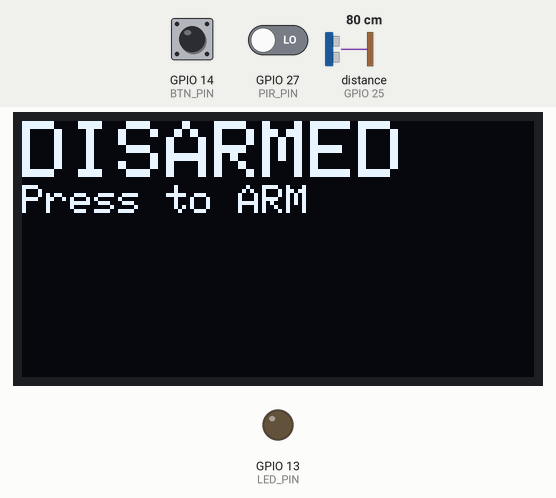
This sketch was run on a simulated ESP32. Shown: 128×64 one-colour display, output pins drawn as LEDs (lit = HIGH). Wiring (inferred from the names in the program): ultrasonic range finder: trigger GPIO 26; echo GPIO 25. Dashed ring = blinking. The test bench sets the inputs (shaded band); at power-on: GPIO 14 (BTN_PIN) HIGH, GPIO 27 (PIR_PIN) LOW, distance to the obstacle (sensor on GPIO 25) 80 cm. The echo pulse lasts 58.3 µs per cm; pins used as bus, display or sensor lines are not drawn; what the sketch prints to the serial monitor is not drawn.

Above: at 1.2 s.
1.3 s: GPIO 14 (BTN_PIN) pulled LOW for 0.15 s
At 2.5 s:
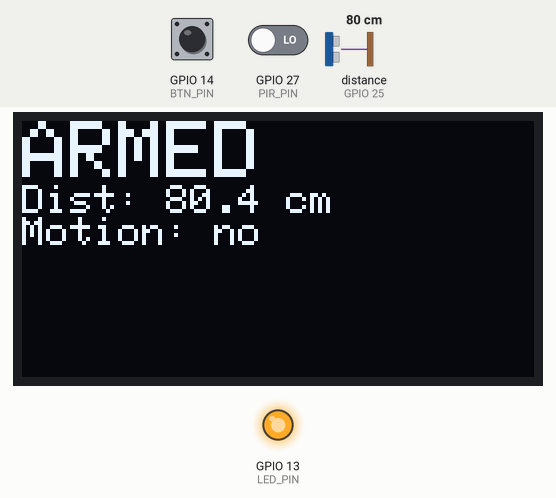
3.0 s: GPIO 27 (PIR_PIN) driven HIGH
At 3.7 s:
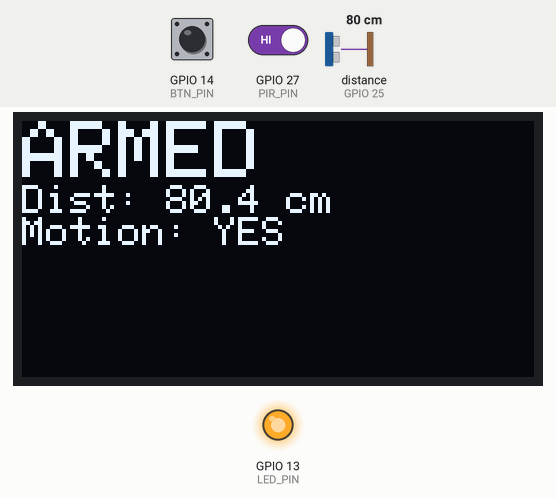
4.5 s: distance to the obstacle (sensor on GPIO 25) set to 31 cm
At 6.2 s:
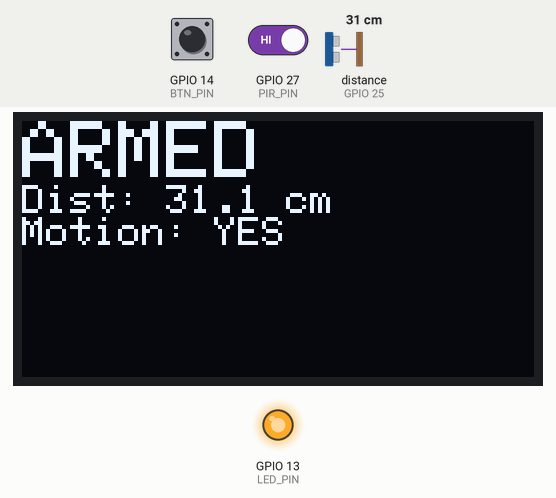
6.5 s: distance to the obstacle (sensor on GPIO 25) set to 26 cm
At 7.33 s:
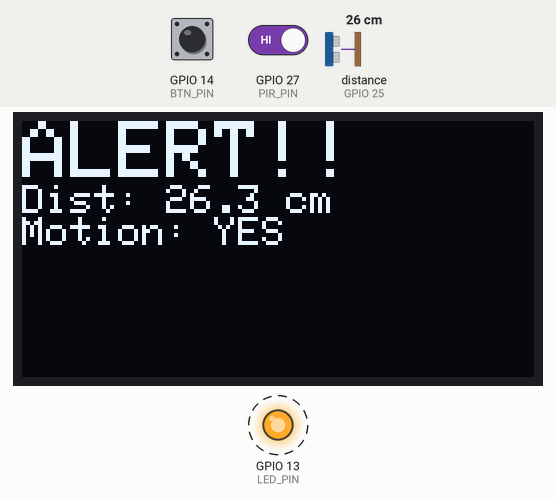
8.9 s: GPIO 27 (PIR_PIN) driven LOW
At 10.93 s:
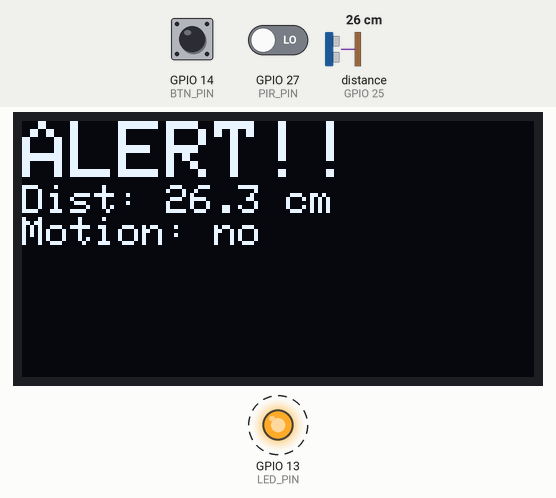
11.9 s: GPIO 14 (BTN_PIN) pulled LOW for 1 s
At 11.93 s:
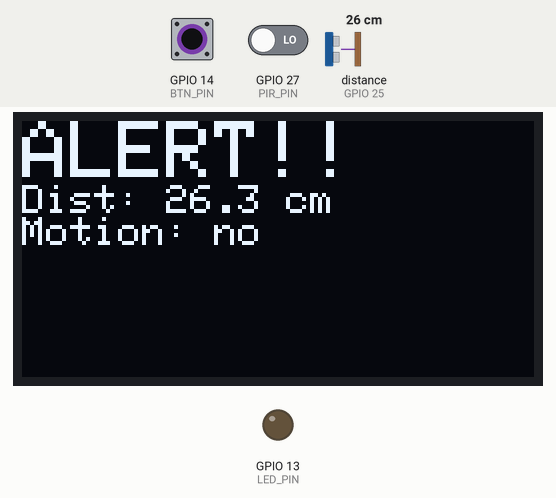
Timing chart, 0 to 14.9 s (numbered marks = the images above; inputs shaded):
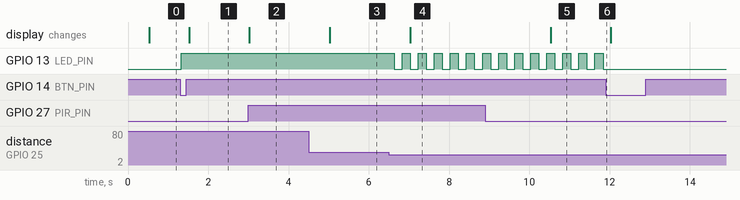

The sketch:

ALERT_SYSTEM_WITH_7SEG.ino
```cpp
#include <Arduino.h>
#include <SPI.h>
#include <Wire.h>
#include <Adafruit_GFX.h>
#include <Adafruit_SSD1306.h>

// -------------------- Pin Mapping --------------------
const int LED_PIN  = 13;   // External LED
const int BTN_PIN  = 14;   // Button to GND (INPUT_PULLUP)
const int PIR_PIN  = 27;   // HC-SR501 OUT
const int TRIG_PIN = 26;   // HC-SR04 TRIG
const int ECHO_PIN = 25;   // HC-SR04 ECHO (through voltage divider)

// -------------------- OLED --------------------
#define SCREEN_WIDTH    128
#define SCREEN_HEIGHT   64
#define OLED_RESET      -1
#define SCREEN_ADDRESS  0x3C

Adafruit_SSD1306 display(SCREEN_WIDTH, SCREEN_HEIGHT, &Wire, OLED_RESET);

// -------------------- Button Debounce --------------------
int lastBtn = HIGH;
unsigned long lastChangeMs = 0;
const unsigned long debounceMs = 30;

// -------------------- Ultrasonic Settings --------------------
const unsigned long ECHO_TIMEOUT_US = 30000;  // 30ms timeout
const unsigned long ULTRA_PERIOD_MS = 200;    // measure every 200ms
const float THRESHOLD_CM = 30.0f;             // alert threshold

// -------------------- PIR / Motion --------------------
int pirPrev = LOW;                             // for rising edge debug (optional)
unsigned long lastMotionMs = 0;                // last time PIR was HIGH (or we saw motion)
const unsigned long MOTION_HOLD_MS = 1500;     // keep "motion relevant" for 1.5s

// -------------------- System State --------------------
enum SystemState {
  DISARMED,
  ARMED,
  ALERT
};

SystemState state = DISARMED;

// -------------------- Shared Runtime Data --------------------
float distanceCm = 999.0f;
unsigned long lastUltraMs = 0;

unsigned long lastBlinkMs = 0;
const unsigned long BLINK_PERIOD_MS = 200;

unsigned long lastTimeoutPrintMs = 0;
const unsigned long TIMEOUT_PRINT_PERIOD_MS = 1000;

unsigned long lastUIupdateMs = 0;
const unsigned long UI_UPDATE_MS = 500;  // (you raised it) reduce OLED load

bool motionRelevant = false; // this is what we will use for ALERT condition

// ============================================================
// Button: returns true exactly once per press (falling edge)
// ============================================================
bool checkButtonPressedEvent() {
  int btn = digitalRead(BTN_PIN);

  if (btn != lastBtn) {
    lastChangeMs = millis();
    lastBtn = btn;
  }

  if (millis() - lastChangeMs > debounceMs) {
    static int stableBtn = HIGH;

    if (btn != stableBtn) {
      stableBtn = btn;
      if (stableBtn == LOW) return true; // INPUT_PULLUP => pressed LOW
    }
  }
  return false;
}

// ============================================================
// PIR: returns true only on rising edge (debug / optional)
// ============================================================
bool pirMotionStartedEvent() {
  int pirNow = digitalRead(PIR_PIN);
  bool started = (pirNow == HIGH && pirPrev == LOW);
  pirPrev = pirNow;
  return started;
}

// ============================================================
// PIR: update "motionRelevant" window (this fixes your logic issue)
// - If PIR is HIGH now => motionRelevant true, refresh timer
// - If PIR is LOW for > MOTION_HOLD_MS => motionRelevant false
// ============================================================
void updateMotionRelevant() {
  int pirNow = digitalRead(PIR_PIN);

  if (pirNow == HIGH) {
    lastMotionMs = millis();
    motionRelevant = true;
  } else {
    if (motionRelevant && (millis() - lastMotionMs > MOTION_HOLD_MS)) {
      motionRelevant = false;
    }
  }
}

// ============================================================
// HC-SR04 trigger pulse
// ============================================================
void triggerPulse() {
  digitalWrite(TRIG_PIN, LOW);
  delayMicroseconds(2);

  digitalWrite(TRIG_PIN, HIGH);
  delayMicroseconds(10);

  digitalWrite(TRIG_PIN, LOW);
}

// ============================================================
// Measure ECHO HIGH time in microseconds, returns 0 on timeout
// Also waits for ECHO to be LOW before starting (clean start).
// ============================================================
unsigned long echoTimeUs() {
  unsigned long tClean = micros();
  while (digitalRead(ECHO_PIN) == HIGH) {
    if (micros() - tClean > 2000) break;
  }

  unsigned long t0 = micros();
  while (digitalRead(ECHO_PIN) == LOW) {
    if (micros() - t0 > ECHO_TIMEOUT_US) return 0;
  }

  unsigned long start = micros();
  while (digitalRead(ECHO_PIN) == HIGH) {
    if (micros() - start > ECHO_TIMEOUT_US) return 0;
  }

  return micros() - start;
}

// ============================================================
// Update distance periodically (non-blocking schedule)
// ============================================================
void updateDistance() {
  if (millis() - lastUltraMs < ULTRA_PERIOD_MS) return;
  lastUltraMs = millis();

  triggerPulse();
  unsigned long t_us = echoTimeUs();

  if (t_us == 0) {
    distanceCm = 999.0f;

    if (millis() - lastTimeoutPrintMs >= TIMEOUT_PRINT_PERIOD_MS) {
      lastTimeoutPrintMs = millis();
      Serial.println("Ultrasonic: timeout / out of range");
    }
  } else {
    distanceCm = t_us / 58.0f;
  }
}

// ============================================================
// LED behavior by state
// ============================================================
void updateLedByState() {
  if (state == DISARMED) {
    digitalWrite(LED_PIN, LOW);
    return;
  }

  if (state == ARMED) {
    digitalWrite(LED_PIN, HIGH);
    return;
  }

  // ALERT: blink without delay
  if (millis() - lastBlinkMs >= BLINK_PERIOD_MS) {
    lastBlinkMs = millis();
    digitalWrite(LED_PIN, !digitalRead(LED_PIN));
  }
}

// ============================================================
// OLED UI update (rate-limited)
// ============================================================
void updateUI() {
  if (millis() - lastUIupdateMs < UI_UPDATE_MS) return;
  lastUIupdateMs = millis();

  display.clearDisplay();
  display.setTextColor(SSD1306_WHITE);
  display.setCursor(0, 0);

  if (state == DISARMED) {
    display.setTextSize(2);
    display.print("DISARMED\n");
    display.setTextSize(1);
    display.print("Press to ARM\n");
    display.display();
    return;
  }

  if (state == ARMED) {
    display.setTextSize(2);
    display.print("ARMED\n");
  } else { // ALERT
    display.setTextSize(2);
    display.print("ALERT!!\n");
  }

  display.setTextSize(1);
  display.print("Dist: ");
  display.print(distanceCm, 1);
  display.println(" cm");

  display.print("Motion: ");
  display.println(motionRelevant ? "YES" : "no");

  display.display();
}

// ============================================================
// Setup
// ============================================================
void setup() {
  Serial.begin(115200);

  pinMode(LED_PIN, OUTPUT);
  pinMode(BTN_PIN, INPUT_PULLUP);

  pinMode(PIR_PIN, INPUT);

  pinMode(TRIG_PIN, OUTPUT);
  pinMode(ECHO_PIN, INPUT);

  digitalWrite(TRIG_PIN, LOW);
  digitalWrite(LED_PIN, LOW);

  if (!display.begin(SSD1306_SWITCHCAPVCC, SCREEN_ADDRESS)) {
    Serial.println(F("SSD1306 allocation failed"));
    for (;;) {}
  }

  Serial.println("Boot OK. System ready.");
}

// ============================================================
// Main loop
// ============================================================
void loop() {
  // 1) Update inputs / sensors
  bool pressed = checkButtonPressedEvent();

  // (Optional) keep edge event for debug prints if you want:
  bool motionStarted = pirMotionStartedEvent(); // not used for ALERT decision anymore
  if (motionStarted) Serial.println("PIR: motion started (edge)");

  updateMotionRelevant();  // <-- IMPORTANT FIX
  updateDistance();

  // 2) State machine transitions
  switch (state) {
    case DISARMED:
      if (pressed) {
        state = ARMED;
        Serial.println("State -> ARMED");
      }
      break;

    case ARMED:
      if (pressed) {
        state = DISARMED;
        Serial.println("State -> DISARMED");
        break;
      }

      // IMPORTANT FIX:
      // Use motionRelevant (window / level-like behavior) instead of the one-shot edge
      if (motionRelevant && distanceCm < THRESHOLD_CM) {
        state = ALERT;
        Serial.print("State -> ALERT | distance_cm=");
        Serial.println(distanceCm, 1);
      }
      break;

    case ALERT:
      if (pressed) {
        state = DISARMED;
        Serial.println("State -> DISARMED");
      }
      break;
  }

  // 3) Outputs
  updateLedByState();
  updateUI();
}
```

Measured:
- the behaviour switches between 30 and 29 cm on distance to the obstacle (sensor on GPIO 25) (found by bisection; images 3 and 4)
- after the input at 1.3 s, GPIO 13 (LED_PIN): LOW → HIGH at once; the display: changes after 0.23 s (image 1)
- after the input at 3.0 s, the display: changes at once (image 2)
- after the input at 4.5 s, the display: changes after 0.53 s (image 3)
- after the input at 6.5 s, GPIO 13 (LED_PIN): alternates HIGH for 0.20 s and LOW for 0.20 s, starting after 0.13 s; the display: changes after 0.53 s (image 4)
- after the input at 8.9 s, the display: changes after 1.6 s (image 5)
- after the input at 11.9 s, GPIO 13 (LED_PIN): stops changing and stays LOW
